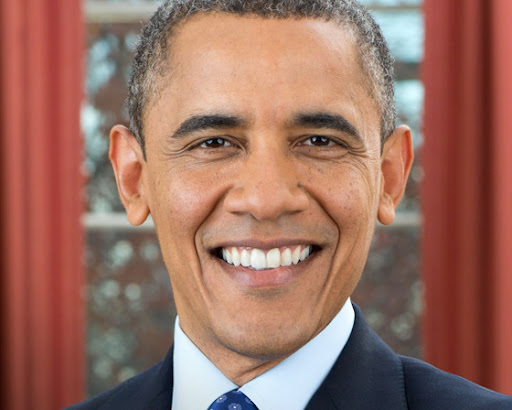
#> input picture Digital-Image-Processing/Projects/Final-Project/FacingForwardObama.jpg, 512 x 410 px
$ python faceDetector.py
#> lines starting #> are read from the running program, lines starting #| are printed output that depends on the picture
import cv2 as cv
import numpy as np
from sklearn import svm

def main():

    # Dynamic Line Haar Feature Kernel
    k1_2x2 = np.array([[-1,1],[1,-1]])
    k1_4x4 = np.array([[-1,-1,1,1],[-1,-1,1,1],[1,1,-1,-1],[1,1,-1,-1]])
    k1_8x8 = np.array([[-1,-1,-1,-1,1,1,1,1],[-1,-1,-1,-1,1,1,1,1],[-1,-1,-1,-1,1,1,1,1],[-1,-1,-1,-1,1,1,1,1],[1,1,1,1,-1,-1,-1,-1],[1,1,1,1,-1,-1,-1,-1],[1,1,1,1,-1,-1,-1,-1],[1,1,1,1,-1,-1,-1,-1]])
    k1_16x16 = np.zeros((16,16), int)
    for r in range(16):
        for c in range(16):
            if((r < 8 and c > 7) or (r > 7 and c < 8)):
                k1_16x16[r,c] = 1
            else:
                k1_16x16[r,c] = -1
    k1_32x32 = np.zeros((32,32), int)
    for r in range(32):
        for c in range(32):
            if((r < 16 and c > 15) or (r > 15 and c < 16)):
                k1_32x32[r,c] = 1
            else:
                k1_32x32[r,c] = -1

    # Dyanmic Edge Haar Feature Kernel
    k2_2x2 = np.array([[1,-1],[1,-1]])
    k2_4x4 = np.array([[1,1,-1,-1],[1,1,-1,-1],[1,1,-1,-1],[1,1,-1,-1]])
    k2_8x8 = np.array([[1,1,1,1,-1,-1,-1,-1],[1,1,1,1,-1,-1,-1,-1],[1,1,1,1,-1,-1,-1,-1],[1,1,1,1,-1,-1,-1,-1],[1,1,1,1,-1,-1,-1,-1],[1,1,1,1,-1,-1,-1,-1],[1,1,1,1,-1,-1,-1,-1],[1,1,1,1,-1,-1,-1,-1]])
    k2_16x16 = np.zeros((16,16), int)
    for r in range(16):
        for c in range(16):
            if(c < 8):
                k2_16x16[r,c] = 1
            else:
                k2_16x16[r,c] = -1
    k2_32x32 = np.zeros((32,32), int)
    for r in range(32):
        for c in range(32):
            if(c < 16):
                k2_32x32[r,c] = 1
            else:
                k2_32x32[r,c] = -1

    # Secondary Dynamic Edge Haar Feature Kernel
    k3_2x2 = np.array([[1,1],[-1,-1]])
    k3_4x4 = np.array([[1,1,1,1],[1,1,1,1],[-1,-1,-1,-1],[-1,-1,-1,-1]])
    k3_8x8 = np.array([[1,1,1,1,1,1,1,1],[1,1,1,1,1,1,1,1],[1,1,1,1,1,1,1,1],[1,1,1,1,1,1,1,1],[-1,-1,-1,-1,-1,-1,-1,-1],[-1,-1,-1,-1,-1,-1,-1,-1],[-1,-1,-1,-1,-1,-1,-1,-1],[-1,-1,-1,-1,-1,-1,-1,-1]])
    k3_16x16 = np.zeros((16,16), int)
    for r in range(16):
        for c in range(16):
            if(r > 7):
                k3_16x16[r,c] = 1
            else:
                k3_16x16[r,c] = -1
    k3_32x32 = np.zeros((32,32), int)
    for r in range(32):
        for c in range(32):
            if(r > 15):
                k3_32x32[r,c] = 1
            else:
                k3_32x32[r,c] = -1

    # Third Dynamic Edge Haar Feature Kernel
    k4_4x4 = np.array([[1,-1,-1,1],[1,-1,-1,1],[1,-1,-1,1],[1,-1,-1,1]])
    k4_8x8 = np.array([[1,1,-1,-1,-1,-1,1,1],[1,1,-1,-1,-1,-1,1,1],[1,1,-1,-1,-1,-1,1,1],[1,1,-1,-1,-1,-1,1,1],[1,1,-1,-1,-1,-1,1,1],[1,1,-1,-1,-1,-1,1,1],[1,1,-1,-1,-1,-1,1,1],[1,1,-1,-1,-1,-1,1,1]])
    k4_16x16 = np.zeros((16,16), int)
    for r in range(16):
        for c in range(16):
            if(c < 4 or c > 11):
                k4_16x16[r,c] = 1
            else:
                k4_16x16[r,c] = -1
    k4_32x32 = np.zeros((32,32), int)
    for r in range(32):
        for c in range(32):
            if(c < 8 or c > 23):
                k4_32x32[r,c] = 1
            else:
                k4_32x32[r,c] = -1

    # Training Set Pictures
    imageFileNames = ["FacingForwardObama.jpg", "RandomFace1.jpg", "RandomFace2.jpg", "RandomFace3.jpg", "RandomFace4.jpg", "RandomFace5.jpg", "RandomFace6.jpg", "RandomFace7.jpg", "RandomFace8.jpg"]

    # Determining the Size of the Training Set Inputs
    trainingSetSize = 0

    for imageFileName in imageFileNames:
        imageNotRead = True
        while(imageNotRead):
            image = cv.imread(imageFileName, 0)
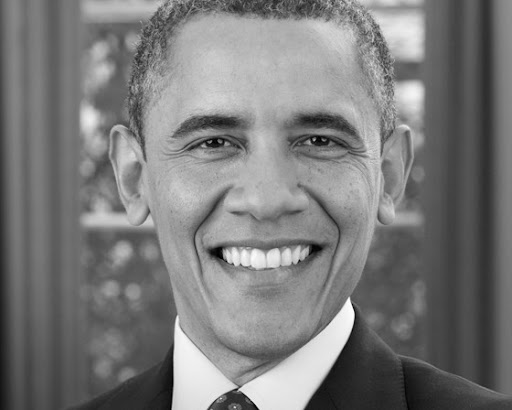
#> image: shape (410, 512); min 0, max 255, mean 122.5
            if image is None:
                print("Error: Image data not found. Program will now terminate!\n")
                return -1
            else:
                imageNotRead = False

        # Shrinking Image, as Scikit's SVC has Performance Issues with Large Numbers of Pixels (> 10,000)
        scale_percent = 11
        width = int(image.shape[1] * scale_percent / 100)
#> width = 56
        height = int(image.shape[0] * scale_percent / 100)
#> height = 45
        dim = (width, height)
#> dim = (56, 45)

        image = cv.resize(image, dim, interpolation = cv.INTER_AREA)
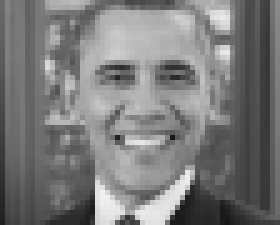
#> image: shape (45, 56) (shown 5 times larger); min 23, max 241, mean 122.5

        rows, columns = image.shape
#> rows = 45; columns = 56
        trainingSetSize = trainingSetSize + (rows*columns)
#> trainingSetSize = 2520
#> pass 2 of the loop in main, `for imageFileName in imageFileNames:`:
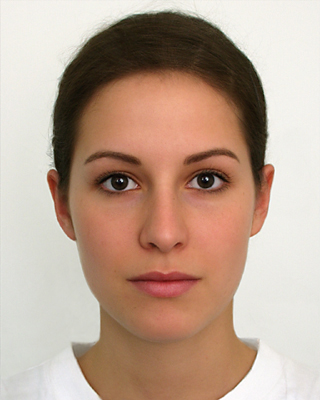
#> input picture Digital-Image-Processing/Projects/Final-Project/RandomFace1.jpg, 320 x 400 px
#> in main, `image = cv.imread(imageFileName, 0)`:
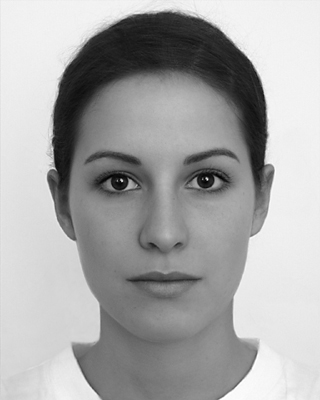
#> image: shape (400, 320); min 0, max 255, mean 167.6
#> in main, `image = cv.resize(image, dim, interpolation = cv.INTER_AREA)`:
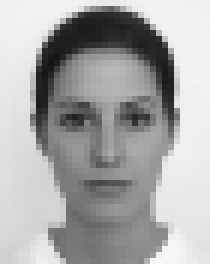
#> image: shape (44, 35) (shown 6 times larger); min 21, max 249, mean 167.6
#> pass 3 of the loop in main, `for imageFileName in imageFileNames:`:
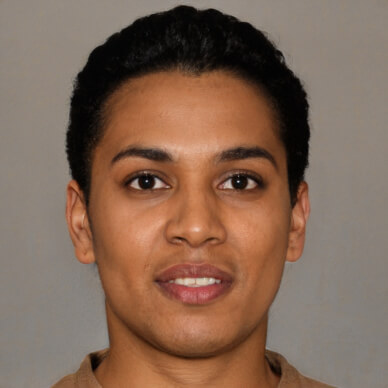
#> input picture Digital-Image-Processing/Projects/Final-Project/RandomFace2.jpg, 388 x 388 px
#> in main, `image = cv.imread(imageFileName, 0)`:
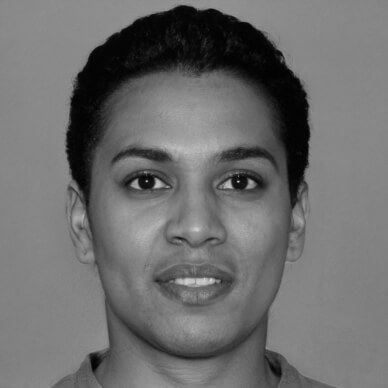
#> image: shape (388, 388); min 0, max 213, mean 109.3
#> in main, `image = cv.resize(image, dim, interpolation = cv.INTER_AREA)`:
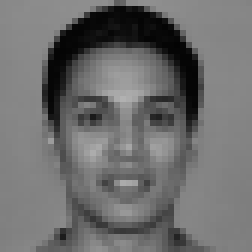
#> image: shape (42, 42) (shown 6 times larger); min 3, max 177, mean 109.3
#> the loop made 7 passes; the first 3 are shown

    trainingData = np.zeros((trainingSetSize, 19), int)
    trainingTarget = np.zeros(trainingSetSize, int)

    # Looping Through All the Training Images
    index = 0
    for imageFileName in imageFileNames:

        # Reading Each Image in Grayscale
        imageNotRead = True
        while(imageNotRead):
            image = cv.imread(imageFileName, 0)
            if image is None:
                print("Error: Image data not found. Program will now terminate!\n")
                return -1
            else:
                imageNotRead = False

        # Shrinking Image, to Match Previous Calculated Values
        scale_percent = 11
        width = int(image.shape[1] * scale_percent / 100)
        height = int(image.shape[0] * scale_percent / 100)
        dim = (width, height)

        image = cv.resize(image, dim, interpolation = cv.INTER_AREA)

        # Convolving All the Kernels with the Selected Image
        out1 = cv.filter2D(image, -1, k1_2x2)
        out2 = cv.filter2D(image, -1, k1_4x4)
        out3 = cv.filter2D(image, -1, k1_8x8)
        out4 = cv.filter2D(image, -1, k1_16x16)
        out5 = cv.filter2D(image, -1, k1_32x32)
        out6 = cv.filter2D(image, -1, k2_2x2)
        out7 = cv.filter2D(image, -1, k2_4x4)
        out8 = cv.filter2D(image, -1, k2_8x8)
        out9 = cv.filter2D(image, -1, k2_16x16)
        out10 = cv.filter2D(image, -1, k2_32x32)
        out11 = cv.filter2D(image, -1, k3_2x2)
        out12 = cv.filter2D(image, -1, k3_4x4)
        out13 = cv.filter2D(image, -1, k3_8x8)
        out14 = cv.filter2D(image, -1, k3_16x16)
        out15 = cv.filter2D(image, -1, k3_32x32)
        out16 = cv.filter2D(image, -1, k4_4x4)
        out17 = cv.filter2D(image, -1, k4_8x8)
        out18 = cv.filter2D(image, -1, k4_16x16)
        out19 = cv.filter2D(image, -1, k4_32x32)

        # Obtaining the 'Ground Truth' Data for the Image
        faceCascade = cv.CascadeClassifier(cv.data.haarcascades + "haarcascade_frontalface_alt.xml")
        detectedFaces = faceCascade.detectMultiScale(image)
        rows, columns = image.shape
        pixelIsFace = np.zeros((rows, columns), int)
        for (column, row, width, height) in detectedFaces:
            for r in range(row, height+1):
                for c in range(column, width+1):
                    pixelIsFace[r,c] = 1

        # Looping Through Each Pixel to Obtain Features
        for r in range(0, rows):
            for c in range(0, columns-1):
                f1 = out1[r,c]
                f2 = out2[r,c]
                f3 = out3[r,c]
                f4 = out4[r,c]
                f5 = out5[r,c]
                f6 = out6[r,c]
                f7 = out7[r,c]
                f8 = out8[r,c]
                f9 = out9[r,c]
                f10 = out10[r,c]
                f11 = out11[r,c]
                f12 = out12[r,c]
                f13 = out13[r,c]
                f14 = out14[r,c]
                f15 = out15[r,c]
                f16 = out16[r,c]
                f17 = out17[r,c]
                f18 = out18[r,c]
                f19 = out19[r,c]

                # Sets the Appropriate Values in the Training Set Input Arrays
                intermediateFeatureArray = [f1,f2,f3,f4,f5,f6,f7,f8,f9,f10,f11,f12,f13,f14,f15,f16,f17,f18,f19]
                for i in range(0, 19):
                    trainingData[index, i] = intermediateFeatureArray[i]
                trainingTarget[index] = pixelIsFace[r,c]

                # Increment the Index of the Arrays
                index = index + 1
            index = index + 1

    # Training the Data Set of Images
    print("Starting training...")
    clf = svm.SVC(gamma=0.001, C = 100.)
    clf.fit(trainingData, trainingTarget)
    print("Finished training!")

    # Read in Individual Image to be Processed
    imageNotRead = True
    while(imageNotRead):
        filename = input("Please provide an image filename:\n")
        img = cv.imread(filename, 1)
        copyImg = cv.imread(filename, 1)
        grayImg = cv.imread(filename, 0)
        if img is None or grayImg is None or copyImg is None:
            print("Error: Image data not found. Please try again!\n")
        else:
            imageNotRead = False

    # Shrinking Image to Match Input Training Images
    scale_percent = 11
    width = int(grayImg.shape[1] * scale_percent / 100)
    height = int(grayImg.shape[0] * scale_percent / 100)
    dim = (width, height)

    grayImg = cv.resize(grayImg, dim, interpolation = cv.INTER_AREA)
    #img = cv.resize(img, dim, interpolation = cv.INTER_AREA)

    # Create Input for Prediction
    rows, columns = grayImg.shape
    predictionImage = np.zeros((rows*columns, 19), int)

    out1 = cv.filter2D(grayImg, -1, k1_2x2)
    out2 = cv.filter2D(grayImg, -1, k1_4x4)
    out3 = cv.filter2D(grayImg, -1, k1_8x8)
    out4 = cv.filter2D(grayImg, -1, k1_16x16)
    out5 = cv.filter2D(grayImg, -1, k1_32x32)
    out6 = cv.filter2D(grayImg, -1, k2_2x2)
    out7 = cv.filter2D(grayImg, -1, k2_4x4)
    out8 = cv.filter2D(grayImg, -1, k2_8x8)
    out9 = cv.filter2D(grayImg, -1, k2_16x16)
    out10 = cv.filter2D(grayImg, -1, k2_32x32)
    out11 = cv.filter2D(grayImg, -1, k3_2x2)
    out12 = cv.filter2D(grayImg, -1, k3_4x4)
    out13 = cv.filter2D(grayImg, -1, k3_8x8)
    out14 = cv.filter2D(grayImg, -1, k3_16x16)
    out15 = cv.filter2D(grayImg, -1, k3_32x32)
    out16 = cv.filter2D(grayImg, -1, k4_4x4)
    out17 = cv.filter2D(grayImg, -1, k4_8x8)
    out18 = cv.filter2D(grayImg, -1, k4_16x16)
    out19 = cv.filter2D(grayImg, -1, k4_32x32)

    index = 0
    for r in range(0, rows):
        for c in range(0, columns-1):
            f1 = out1[r,c]
            f2 = out2[r,c]
            f3 = out3[r,c]
            f4 = out4[r,c]
            f5 = out5[r,c]
            f6 = out6[r,c]
            f7 = out7[r,c]
            f8 = out8[r,c]
            f9 = out9[r,c]
            f10 = out10[r,c]
            f11 = out11[r,c]
            f12 = out12[r,c]
            f13 = out13[r,c]
            f14 = out14[r,c]
            f15 = out15[r,c]
            f16 = out16[r,c]
            f17 = out17[r,c]
            f18 = out18[r,c]
            f19 = out19[r,c]

            intermediateFeatureArray = [f1,f2,f3,f4,f5,f6,f7,f8,f9,f10,f11,f12,f13,f14,f15,f16, f17, f18, f19]
            for i in range(0, 19):
                predictionImage[index, i] = intermediateFeatureArray[i]

            index = index + 1
        index = index + 1

    # Creates Prediction

    facePredictions = clf.predict(predictionImage)

    r_scale = int(img.shape[0] / height)
    c_scale = int(img.shape[1] / width)
    index = 0
    for r in range(0, rows):
        for c in range(0, columns-1):
            r_index = int(r * 100 / scale_percent)
            c_index = int(c * 100 / scale_percent)
            if(facePredictions[index] == 1):
                copyImg[r_index:(r_index+r_scale+1), c_index:(c_index+c_scale+1)] = [0,0,255]

            index = index + 1
        index = index + 1

    rows = img.shape[0]
    columns = img.shape[1]
    for r in range(0,rows):
        for c in range(0,columns-1):
            if((r < (rows-1)) and (r > 0) and (copyImg[r+1,c, 2] == 255) and (copyImg[r-1,c,2] != 255)):
                img[r,c] = [0,0,255]
            if((r < (rows-1)) and (r > 0) and (copyImg[r-1,c, 2] == 255) and (copyImg[r+1,c,2] != 255)):
                img[r,c] = [0,0,255]
            if((c < (columns-2)) and (c > 0) and (copyImg[r,c+1, 2] == 255) and (copyImg[r,c-1,2] != 255)):
                img[r,c] = [0,0,255]
            if((c < (columns-2)) and (c > 0) and (copyImg[r,c-1, 2] == 255) and (copyImg[r,c+1,2] != 255)):
                img[r,c] = [0,0,255]

    cv.imshow("Intermediate Faces", copyImg)
    cv.imshow("Detected Faces Image", img)
    cv.waitKey(10000)
    cv.destroyAllWindows()


main()
